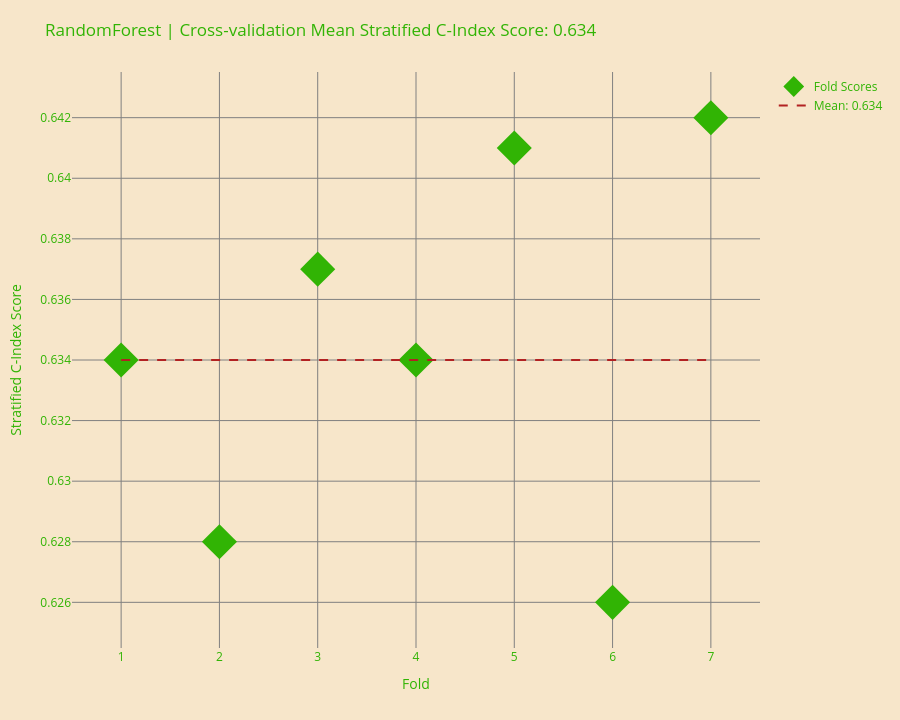
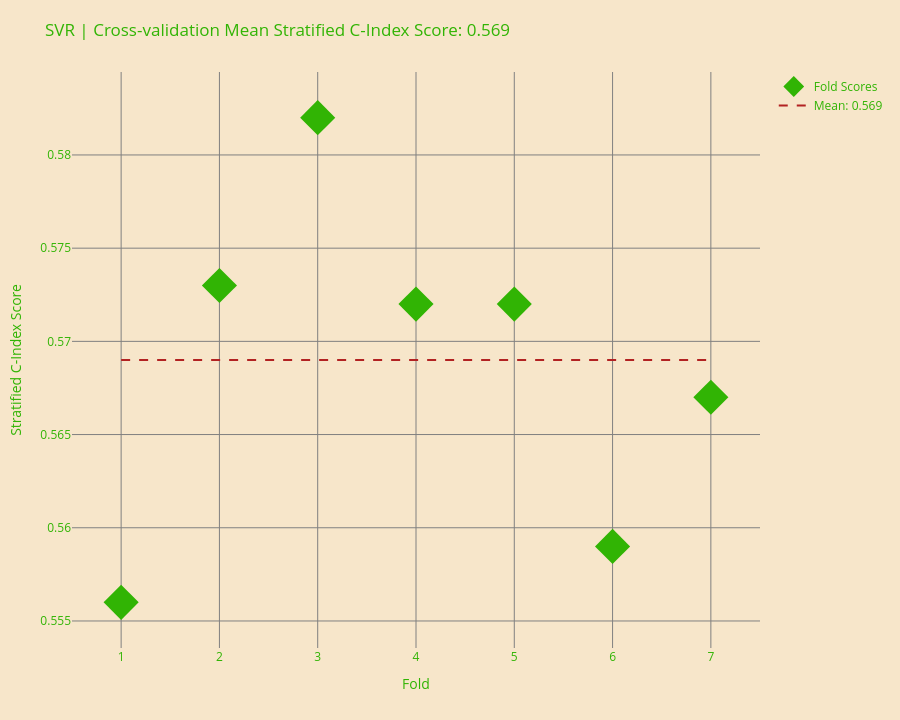
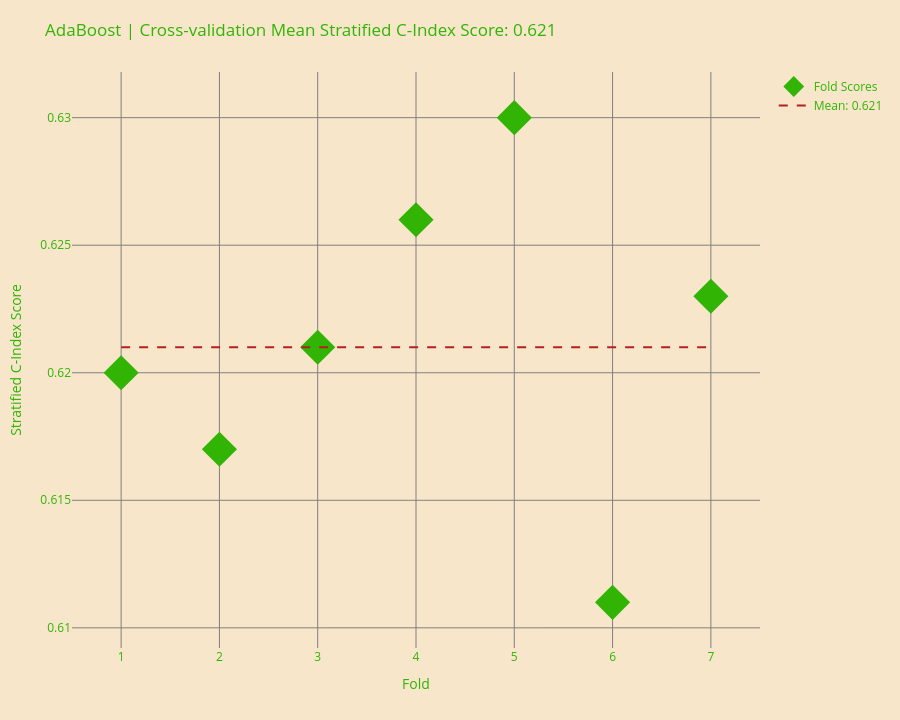
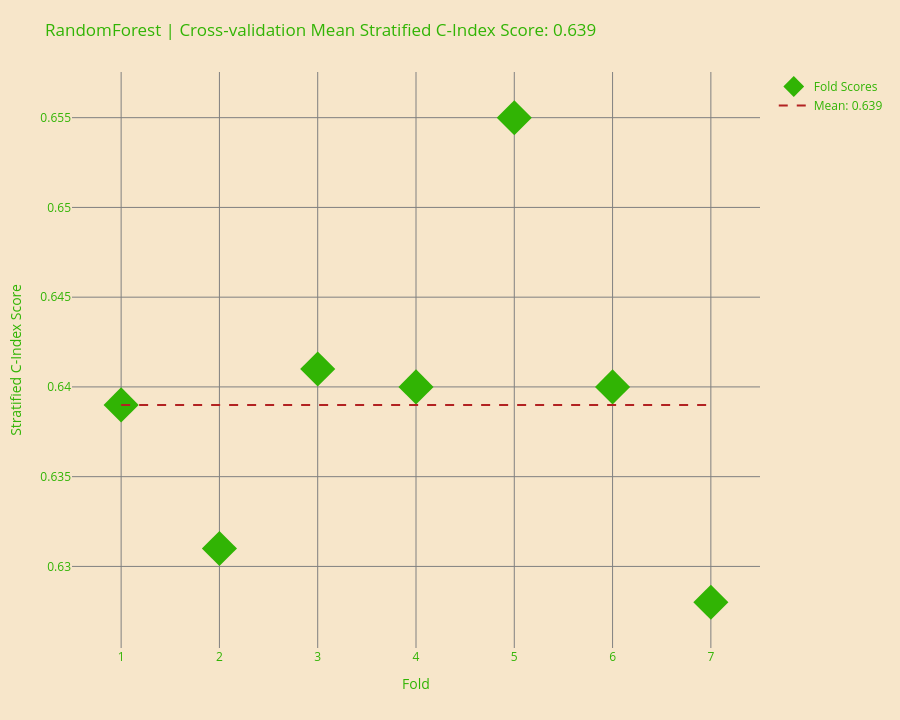

Notebook code cell kept with these figures, in order:
### Markdown cell above
## Train base models

### Code cell
rf1_models, rf1_oof_preds = md.train_model(CFG.rf_params, target="cox_hazard", title="RandomForest")
svr1_models, svr1_oof_preds = md.train_model(CFG.svr_params, target="cox_hazard", title="SVR")
ada1_models, ada1_oof_preds = md.train_model(CFG.ada_params, target="cox_hazard", title="AdaBoost")
rf2_models, rf2_oof_preds = md.train_model(CFG.rf_params, target="km_survival", title="RandomForest")
svr2_models, svr2_oof_preds = md.train_model(CFG.svr_params, target="km_survival", title="SVR")
ada2_models, ada2_oof_preds = md.train_model(CFG.ada_params, target="km_survival", title="AdaBoost")
rf3_models, rf3_oof_preds = md.train_model(CFG.rf_params, target="na_hazard", title="RandomForest")
svr3_models, svr3_oof_preds = md.train_model(CFG.svr_params, target="na_hazard", title="SVR")
ada3_models, ada3_oof_preds = md.train_model(CFG.ada_params, target="na_hazard", title="AdaBoost")

### Figure 1 — Plotly figure (JSON) as saved in the notebook; plotly's stock layout.template omitted (floating-point values rounded to 4 significant figures)
{"data": [{"hoverlabel": {"font": {"size": 18}}, "hovertemplate": "Fold %{x}: %{text}<extra></extra>", "marker": {"color": "#31B404", "size": 27, "symbol": "diamond"}, "mode": "markers", "name": "Fold Scores", "text": ["0.634", "0.628", "0.637", "0.634", "0.641", "0.626", "0.642"], "type": "scatter", "x": [1, 2, 3, 4, 5, 6, 7], "y": [0.634, 0.628, 0.637, 0.634, 0.641, 0.626, 0.642]}, {"hoverinfo": "none", "line": {"color": "#B22222", "dash": "dash"}, "mode": "lines", "name": "Mean: 0.634", "type": "scatter", "x": [1, 7], "y": [0.634, 0.634]}], "layout": {"font": {"color": "#31B404"}, "height": 720, "margin": {"b": 72, "l": 72, "r": 72, "t": 72}, "paper_bgcolor": "rgba(247, 230, 202, 1)", "plot_bgcolor": "rgba(247, 230, 202, 1)", "title": {"text": "RandomForest | Cross-validation Mean Stratified C-Index Score: 0.634"}, "xaxis": {"dtick": 1, "gridcolor": "grey", "range": [0.5, 7.5], "tick0": 1, "tickmode": "linear", "title": {"text": "Fold"}, "zerolinecolor": "grey"}, "yaxis": {"gridcolor": "grey", "title": {"text": "Stratified C-Index Score"}, "zerolinecolor": "grey"}}}

### Figure 2 — Plotly figure (JSON) as saved in the notebook; plotly's stock layout.template omitted (floating-point values rounded to 4 significant figures)
{"data": [{"hoverlabel": {"font": {"size": 18}}, "hovertemplate": "Fold %{x}: %{text}<extra></extra>", "marker": {"color": "#31B404", "size": 27, "symbol": "diamond"}, "mode": "markers", "name": "Fold Scores", "text": ["0.556", "0.573", "0.582", "0.572", "0.572", "0.559", "0.567"], "type": "scatter", "x": [1, 2, 3, 4, 5, 6, 7], "y": [0.556, 0.573, 0.582, 0.572, 0.572, 0.559, 0.567]}, {"hoverinfo": "none", "line": {"color": "#B22222", "dash": "dash"}, "mode": "lines", "name": "Mean: 0.569", "type": "scatter", "x": [1, 7], "y": [0.569, 0.569]}], "layout": {"font": {"color": "#31B404"}, "height": 720, "margin": {"b": 72, "l": 72, "r": 72, "t": 72}, "paper_bgcolor": "rgba(247, 230, 202, 1)", "plot_bgcolor": "rgba(247, 230, 202, 1)", "title": {"text": "SVR | Cross-validation Mean Stratified C-Index Score: 0.569"}, "xaxis": {"dtick": 1, "gridcolor": "grey", "range": [0.5, 7.5], "tick0": 1, "tickmode": "linear", "title": {"text": "Fold"}, "zerolinecolor": "grey"}, "yaxis": {"gridcolor": "grey", "title": {"text": "Stratified C-Index Score"}, "zerolinecolor": "grey"}}}

### Figure 3 — Plotly figure (JSON) as saved in the notebook; plotly's stock layout.template omitted (floating-point values rounded to 4 significant figures)
{"data": [{"hoverlabel": {"font": {"size": 18}}, "hovertemplate": "Fold %{x}: %{text}<extra></extra>", "marker": {"color": "#31B404", "size": 27, "symbol": "diamond"}, "mode": "markers", "name": "Fold Scores", "text": ["0.620", "0.617", "0.621", "0.626", "0.630", "0.611", "0.623"], "type": "scatter", "x": [1, 2, 3, 4, 5, 6, 7], "y": [0.62, 0.617, 0.621, 0.626, 0.63, 0.611, 0.623]}, {"hoverinfo": "none", "line": {"color": "#B22222", "dash": "dash"}, "mode": "lines", "name": "Mean: 0.621", "type": "scatter", "x": [1, 7], "y": [0.621, 0.621]}], "layout": {"font": {"color": "#31B404"}, "height": 720, "margin": {"b": 72, "l": 72, "r": 72, "t": 72}, "paper_bgcolor": "rgba(247, 230, 202, 1)", "plot_bgcolor": "rgba(247, 230, 202, 1)", "title": {"text": "AdaBoost | Cross-validation Mean Stratified C-Index Score: 0.621"}, "xaxis": {"dtick": 1, "gridcolor": "grey", "range": [0.5, 7.5], "tick0": 1, "tickmode": "linear", "title": {"text": "Fold"}, "zerolinecolor": "grey"}, "yaxis": {"gridcolor": "grey", "title": {"text": "Stratified C-Index Score"}, "zerolinecolor": "grey"}}}

### Figure 4 — Plotly figure (JSON) as saved in the notebook; plotly's stock layout.template omitted (floating-point values rounded to 4 significant figures)
{"data": [{"hoverlabel": {"font": {"size": 18}}, "hovertemplate": "Fold %{x}: %{text}<extra></extra>", "marker": {"color": "#31B404", "size": 27, "symbol": "diamond"}, "mode": "markers", "name": "Fold Scores", "text": ["0.639", "0.631", "0.641", "0.640", "0.655", "0.640", "0.628"], "type": "scatter", "x": [1, 2, 3, 4, 5, 6, 7], "y": [0.639, 0.631, 0.641, 0.64, 0.655, 0.64, 0.628]}, {"hoverinfo": "none", "line": {"color": "#B22222", "dash": "dash"}, "mode": "lines", "name": "Mean: 0.639", "type": "scatter", "x": [1, 7], "y": [0.639, 0.639]}], "layout": {"font": {"color": "#31B404"}, "height": 720, "margin": {"b": 72, "l": 72, "r": 72, "t": 72}, "paper_bgcolor": "rgba(247, 230, 202, 1)", "plot_bgcolor": "rgba(247, 230, 202, 1)", "title": {"text": "RandomForest | Cross-validation Mean Stratified C-Index Score: 0.639"}, "xaxis": {"dtick": 1, "gridcolor": "grey", "range": [0.5, 7.5], "tick0": 1, "tickmode": "linear", "title": {"text": "Fold"}, "zerolinecolor": "grey"}, "yaxis": {"gridcolor": "grey", "title": {"text": "Stratified C-Index Score"}, "zerolinecolor": "grey"}}}
